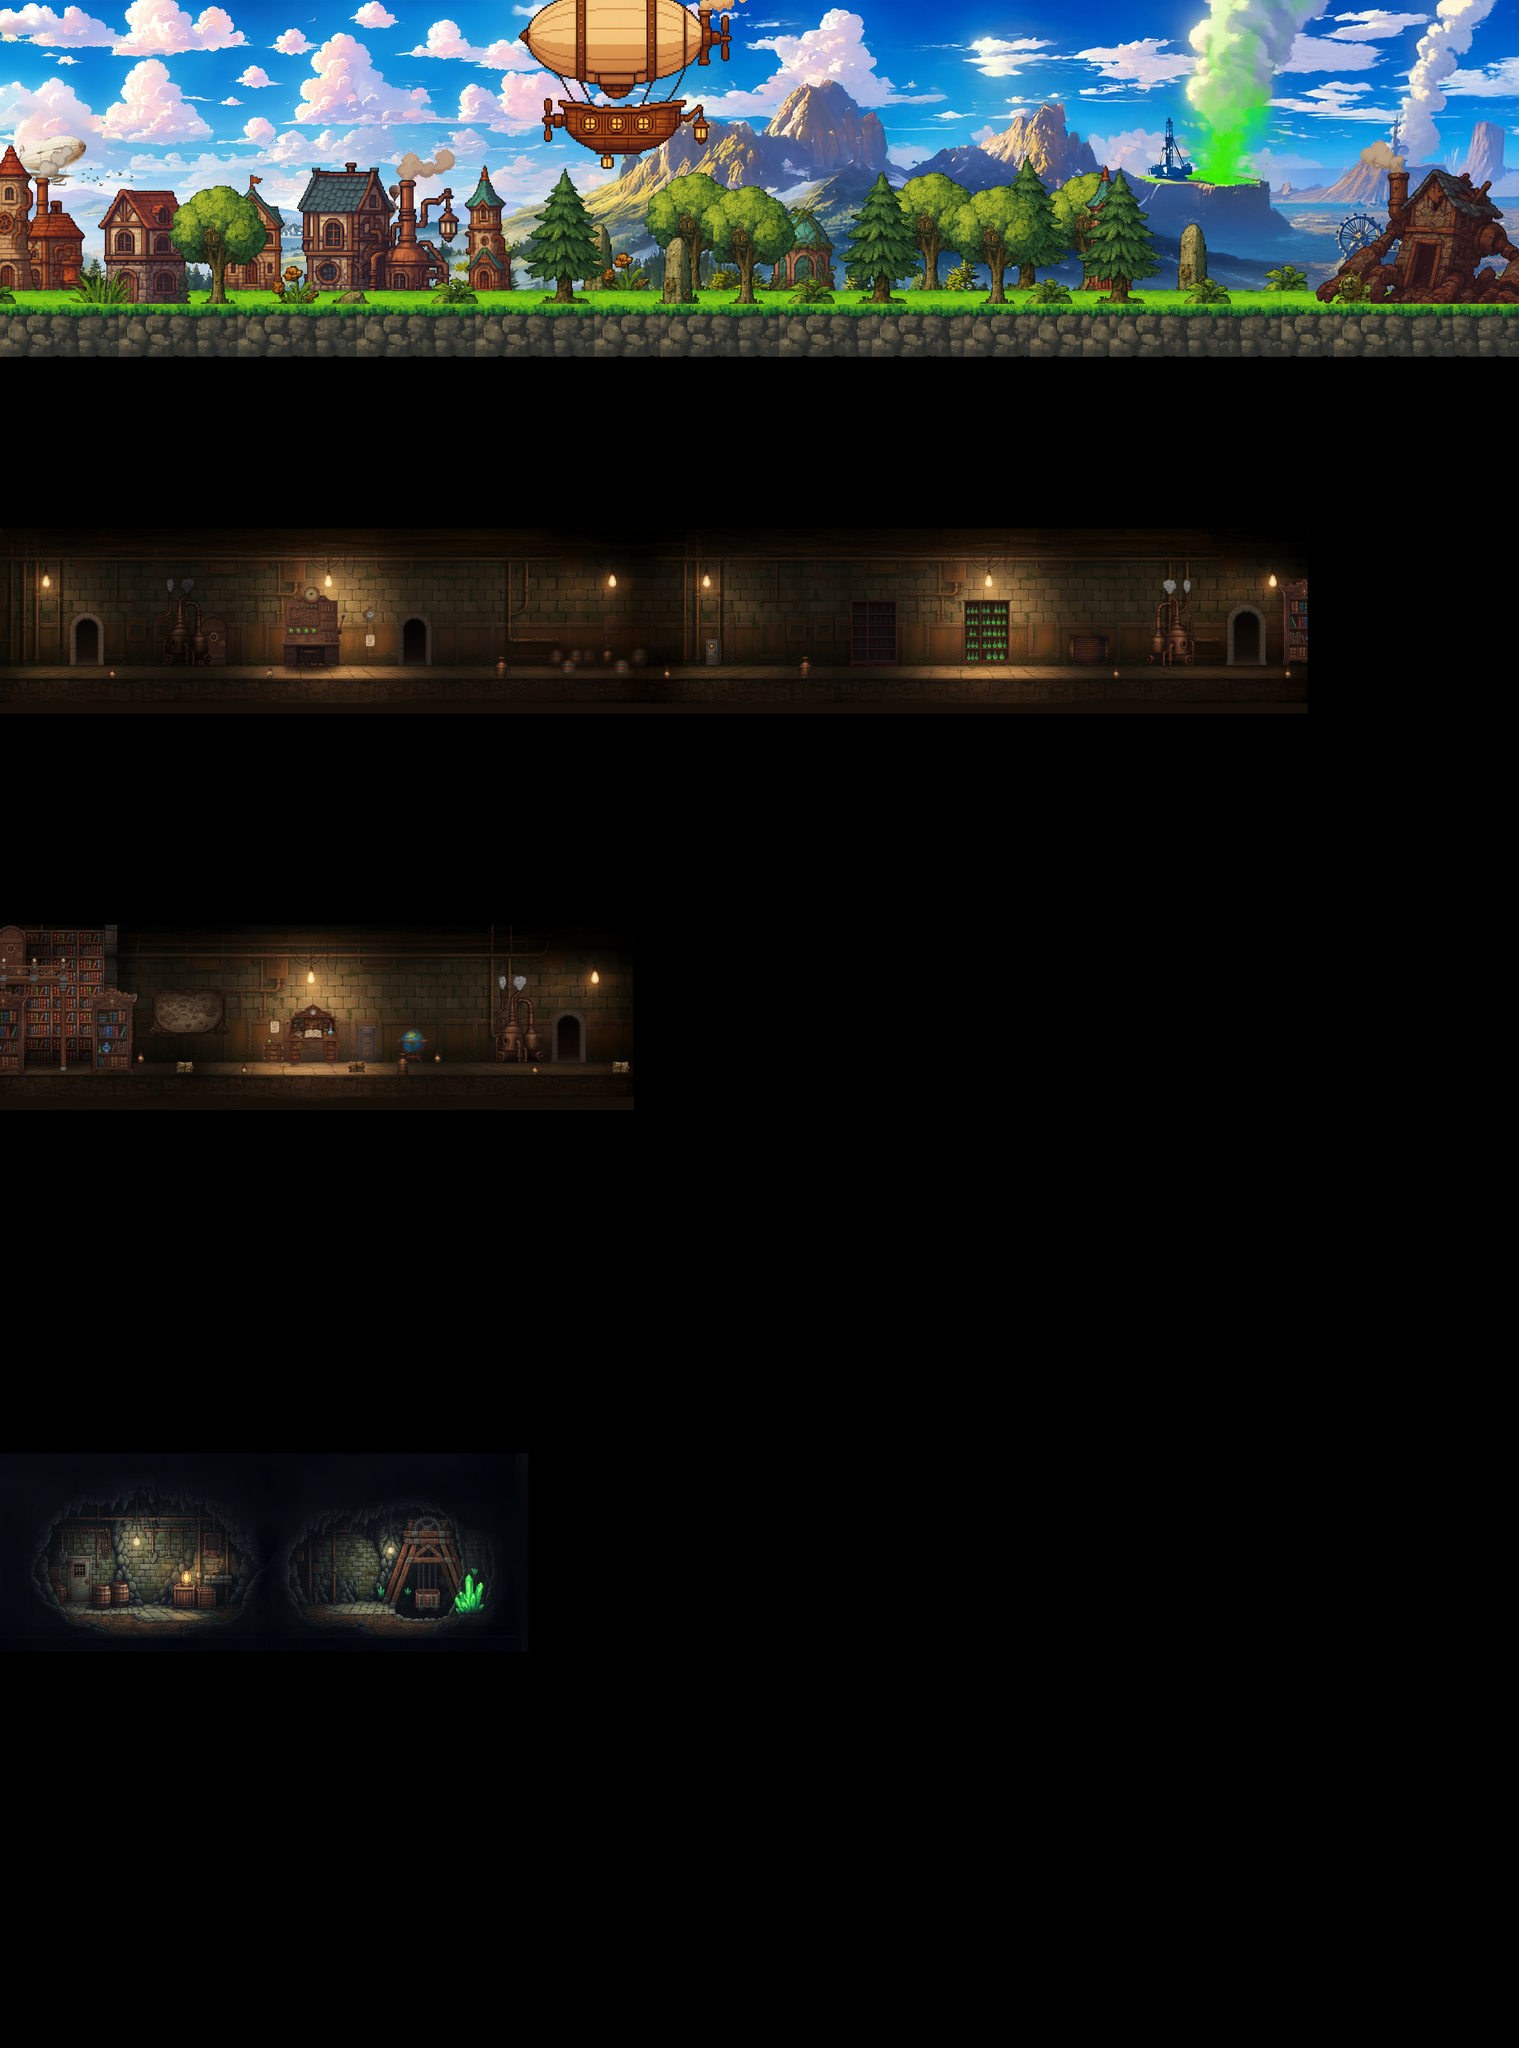

Tiled map render using the project's own tile images. Description and the map definition, with tile-layer contents summarised, below:
An orthogonal 115x155 tile map with 32x32 px tiles, 6 tile layers (background_layer, background_2_layer, platform_layer, ladder_layer, ...), 12 tilesets.

<map version="1.10" tiledversion="1.11.2" orientation="orthogonal" renderorder="right-down" width="115" height="155" tilewidth="32" tileheight="32" infinite="0" nextlayerid="11" nextobjectid="1">
 <editorsettings>
  <export target="map1.json" format="json" />
 </editorsettings>
 <tileset firstgid="1" name="Background map 1 extend" tilewidth="32" tileheight="32" tilecount="2530" columns="115">
  <image source="background_1.png" width="3680" height="720" />
 </tileset>
 <tileset firstgid="2531" name="ea489fd3-6071-4143-aed7-fd1d786891b5" tilewidth="32" tileheight="32" tilecount="1536" columns="48">
  <image source="sol_prairie.png" width="1536" height="1024" />
  <tile id="0">
   <properties>
    <property name="dur" type="bool" value="true" />
   </properties>
  </tile>
  <tile id="146">
   <properties>
    <property name="dur" type="bool" value="true" />
   </properties>
  </tile>
  <tile id="147">
   <properties>
    <property name="dur" type="bool" value="true" />
   </properties>
  </tile>
  <tile id="148">
   <properties>
    <property name="dur" type="bool" value="true" />
   </properties>
  </tile>
  <tile id="149">
   <properties>
    <property name="dur" type="bool" value="true" />
   </properties>
  </tile>
  <tile id="150">
   <properties>
    <property name="dur" type="bool" value="true" />
   </properties>
  </tile>
  <tile id="151">
   <properties>
    <property name="dur" type="bool" value="true" />
   </properties>
  </tile>
  <tile id="152">
   <properties>
    <property name="dur" type="bool" value="true" />
   </properties>
  </tile>
  <tile id="153">
   <properties>
    <property name="dur" type="bool" value="true" />
   </properties>
  </tile>
  <tile id="154">
   <properties>
    <property name="dur" type="bool" value="true" />
   </properties>
  </tile>
  <tile id="155">
   <properties>
    <property name="dur" type="bool" value="true" />
   </properties>
  </tile>
  <tile id="156">
   <properties>
    <property name="dur" type="bool" value="true" />
   </properties>
  </tile>
 </tileset>
 <tileset firstgid="4067" name="36b0c958-0079-4b22-8533-efb9bb43834a (1)" tilewidth="32" tileheight="32" tilecount="552" columns="46">
  <image source="vegetation.png" width="1498" height="384" />
 </tileset>
 <tileset firstgid="4619" name="9ad85738-bd94-4c71-ad80-97265cec83d5" tilewidth="32" tileheight="32" tilecount="308" columns="22">
  <image source="bat_1.png" width="704" height="448" />
 </tileset>
 <tileset firstgid="4927" name="e517bb53-ba6b-4c48-ab4b-31422e1ece67" tilewidth="32" tileheight="32" tilecount="364" columns="26">
  <image source="bat_2.png" width="832" height="448" />
 </tileset>
 <tileset firstgid="5291" name="Background map 3 extend" tilewidth="32" tileheight="32" tilecount="2530" columns="115">
  <image source="background_3.png" width="3680" height="720" />
 </tileset>
 <tileset firstgid="7821" name="dirigeable" tilewidth="32" tileheight="32" tilecount="300" columns="20">
  <image source="dirigeable.png" width="640" height="480" />
 </tileset>
 <tileset firstgid="8121" name="f7ab0909-1e05-4e07-b6b9-1385aefbf71a" tilewidth="32" tileheight="32" tilecount="320" columns="20">
  <image source="ruine.png" width="650" height="512" />
 </tileset>
 <tileset firstgid="8441" name="Background map 2 extend" tilewidth="32" tileheight="32" tilecount="2530" columns="115">
  <image source="background_2.png" width="3680" height="720" />
 </tileset>
 <tileset firstgid="10971" name="82c71d7a-b3ba-4494-b2d4-4e3449d95bdd" tilewidth="32" tileheight="32" tilecount="96" columns="12">
  <image source="sol_mine.png" width="384" height="256" />
 </tileset>
 <tileset firstgid="11067" name="tileset_meca" tilewidth="32" tileheight="32" tilecount="7360" columns="115">
  <image source="tileset_meca.png" width="3680" height="2048" />
 </tileset>
 <tileset firstgid="18427" name="tileset_mine" tilewidth="32" tileheight="32" tilecount="1600" columns="40">
  <image source="tileset_mine.png" width="1280" height="1280" />
 </tileset>
 <layer id="1" name="background_layer" width="115" height="155">
  <data>[17825 cells, 4516 non-empty, 4516 distinct tile ids]</data>
 </layer>
 <layer id="6" name="background_2_layer" width="115" height="155">
  <data>[17825 cells, 1220 non-empty, 918 distinct tile ids]</data>
 </layer>
 <layer id="7" name="platform_layer" width="115" height="155">
  <data>[17825 cells, 904 non-empty, 37 distinct tile ids]</data>
 </layer>
 <layer id="8" name="ladder_layer" width="115" height="155">
  <data>[17825 cells, 0 non-empty, 0 distinct tile ids]</data>
 </layer>
 <layer id="5" name="decoration_back_layer" width="115" height="155">
  <data>[17825 cells, 1068 non-empty, 983 distinct tile ids]</data>
 </layer>
 <layer id="4" name="decoration_front_layer" width="115" height="155">
  <data>[17825 cells, 1358 non-empty, 997 distinct tile ids]</data>
 </layer>
 <objectgroup id="9" name="text_layer" />
 <objectgroup id="10" name="object_layer" />
</map>
